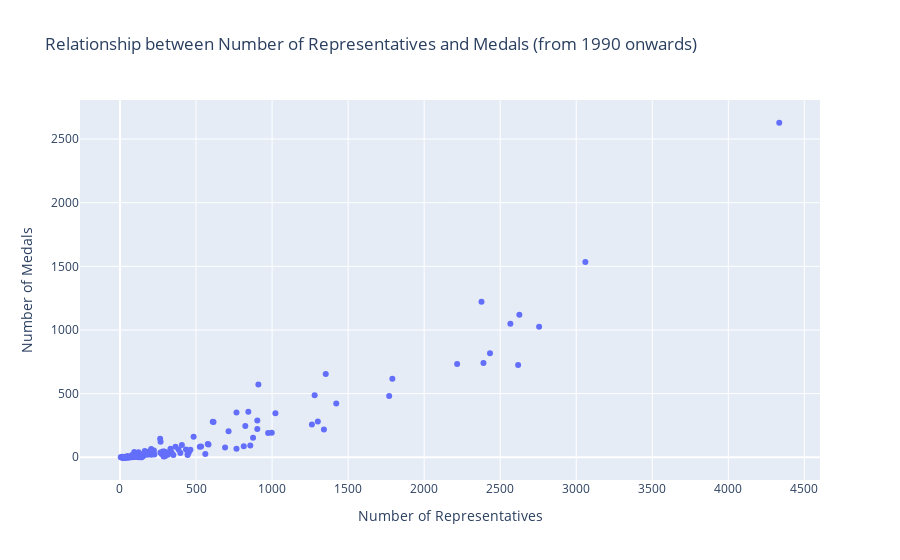

The notebook cell saved with this chart:
### Code cell
import plotly.express as px
import pandas as pd

# Filtrar los datos a partir del año 1990
df_filtered = df3[df3['year'] >= 1990]

# Contar los representantes únicos por país
representatives_count = df_filtered.groupby('noc')['athlete_id'].nunique()

# Contar el número de medallas ganadas por país (contando todos los tipos de medallas)
medals_count = df_filtered.groupby('noc')['medal'].count()

# Unir ambos conjuntos de datos
merged_data = pd.DataFrame({
    'representatives': representatives_count,
    'medals': medals_count
}).dropna()  # Eliminar filas con valores nulos

# Filtrar para mostrar solo países con más de 500 representantes
merged_data_filtered = merged_data[merged_data['representatives'] > 500]

# Crear el gráfico de dispersión interactivo con Plotly
fig = px.scatter(merged_data_filtered, 
                 x='representatives', 
                 y='medals', 
                 text=merged_data_filtered.index,  # Mostrar el nombre del país al pasar el ratón
                 labels={'representatives': 'Number of Representatives', 'medals': 'Number of Medals'},
                 title="Relationship between Number of Representatives and Medals (from 1990 onwards, > 500 Representatives)",
                 hover_name=merged_data_filtered.index)  # Mostrar el país en el hover

# Personalizar el gráfico
fig.update_traces(textposition='top center')  # Ajustar la posición del texto

# Mostrar el gráfico
fig.show()

### Figure 1 — Plotly figure (JSON) as saved in the notebook; plotly's stock layout.template omitted (floating-point values rounded to 4 significant figures; data arrays with more than 128 entries replaced by an {"elided": "..."} marker saying what was removed)
{"data": [{"hovertemplate": "<b>%{hovertext}</b><br><br>Number of Representatives=%{x}<br>Number of Medals=%{y}<extra></extra>", "hovertext": {"elided": "215 str values"}, "legendgroup": "", "marker": {"color": "#636efa", "symbol": "circle"}, "mode": "markers", "name": "", "orientation": "v", "showlegend": false, "type": "scatter", "x": {"elided": "215 int values"}, "xaxis": "x", "y": {"elided": "215 int values"}, "yaxis": "y"}], "layout": {"autosize": true, "dragmode": "zoom", "legend": {"tracegroupgap": 0}, "title": {"text": "Relationship between Number of Representatives and Medals (from 1990 onwards)"}, "xaxis": {"anchor": "y", "autorange": true, "domain": [0, 1], "range": [-248.7, 4589.0], "title": {"text": "Number of Representatives"}, "type": "linear"}, "yaxis": {"anchor": "x", "autorange": true, "domain": [0, 1], "range": [-216.9, 2845.0], "title": {"text": "Number of Medals"}, "type": "linear"}}}
